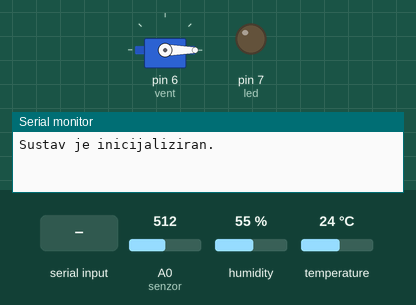
Simulated run of this sketch. Board: Arduino Uno, built with avr-gcc and run on an emulated ATmega328P. Shown: servo, output pins drawn as LEDs (lit = HIGH), the last lines printed to the serial monitor. The test bench sets the inputs (shaded band); at power-on: temperature 24 °C, A0 (senzor) = 512, humidity 55 %.

Above: at 1.2 s.
1.3 s: "ON\n" received over the second serial link
At 1.79 s:
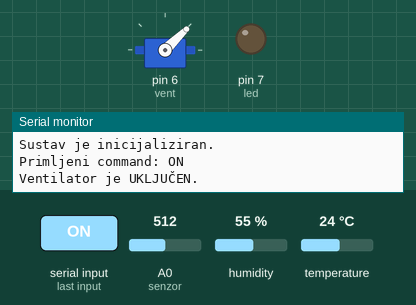
4.8 s: "UKLJUCI\n" received over the second serial link
At 5.16 s:
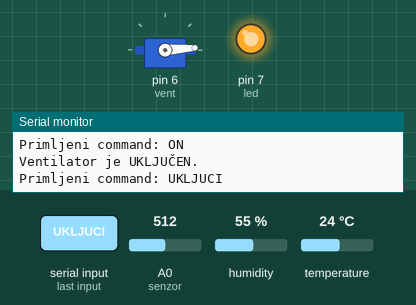
8.3 s: temperature set to 28 °C
13.3 s: A0 (senzor) set to 170
16.8 s: "ISKLJUCI\n" received over the second serial link
At 17.47 s:
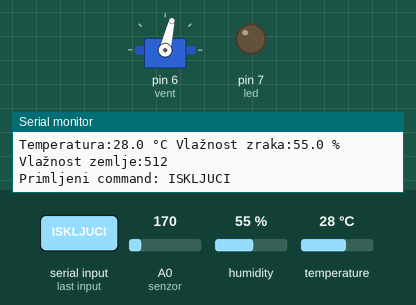
Timing chart, 0 to 35.3 s (numbered marks = the images above; inputs shaded):
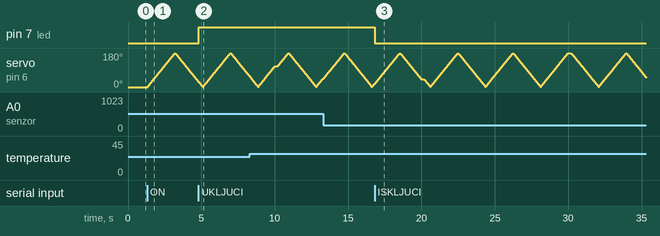

The sketch:

sketch_arduino_project_automated_mini_house.ino
```cpp
#include <Servo.h>
#include <DHT.h>
#include <SoftwareSerial.h>

#define DHTPIN 2
#define DHTTYPE DHT11
#define vent 6
#define led 7
#define senzor A0

DHT dht(DHTPIN, DHTTYPE);
Servo servovent;
SoftwareSerial BTSerial(10, 11);

const float temperaturniPrag = 28.0;
const float pragVlaznosti = 40.0;
const int pragSuhoce = 300;

unsigned long lastReport = 0;
const unsigned long reportInterval = 10000UL;

// Servo sweep timing
unsigned long lastServoMove = 0;
const unsigned long servoInterval = 10UL;
int currentAngle = 0;
int sweepDir = 1;
bool autoSweep = false;

bool soilAlertSent = false;

void setup() {
  Serial.begin(9600);
  BTSerial.begin(9600);
  dht.begin();

  servovent.attach(vent);
  servovent.write(0);

  pinMode(led, OUTPUT);
  digitalWrite(led, LOW);

  Serial.println("Sustav je inicijaliziran.");
}

void loop() {
  unsigned long now = millis();

  if (now - lastReport >= reportInterval) {
    lastReport = now;
    float temperatura = dht.readTemperature();
    float vlaznost = dht.readHumidity();
    int stanjeZemlje = analogRead(senzor);

    String th = "Temperatura:" + String(temperatura, 1)
               + " °C Vlažnost zraka:" + String(vlaznost, 1)
               + " % ";
    Serial.println(th);
    BTSerial.println(th);

    String soil = "Vlažnost zemlje:" + String(stanjeZemlje);
    Serial.println(soil);
    BTSerial.println(soil);

    if (temperatura >= temperaturniPrag) {
      BTSerial.println("Visoka temperatura! Uključite ventilator!");
    }
    if (vlaznost >= pragVlaznosti) {
      BTSerial.println("Visoka vlažnost zraka! Uključite ventilator");
    }
  }

  int stanjeZemlje = analogRead(senzor);
  if (stanjeZemlje < pragSuhoce) {
    if (!soilAlertSent) {
      BTSerial.println("Niska vlažnost zemlje! Morate zaliti biljke.");
      soilAlertSent = true;
    }
  } else {
    soilAlertSent = false;
  }

  if (BTSerial.available()) {
    String command = BTSerial.readStringUntil('\n');
    command.trim();
    Serial.print("Primljeni command: ");
    Serial.println(command);

    if (command.equalsIgnoreCase("ON")) {
      autoSweep = true;
      BTSerial.println("Ventilator je UKLJUČEN.");
      Serial.println("Ventilator je UKLJUČEN.");
    }
    else if (command.equalsIgnoreCase("OFF")) {
      autoSweep = false;
      currentAngle = 0;
      servovent.write(currentAngle);
      BTSerial.println("Ventilator je ISKLJUČEN.");
      Serial.println("Ventilator je ISKLJUČEN.");
    }
    else if (command.equalsIgnoreCase("UKLJUCI")) {
      digitalWrite(led, HIGH);
      BTSerial.println("Svjetlo UKLJUČENO");
    }
    else if (command.equalsIgnoreCase("ISKLJUCI")) {
      digitalWrite(led, LOW);
      BTSerial.println("Svjetlo ISKLJUČENO");
    }
    else {
      BTSerial.println("ERROR: Nepoznat command");
    }
  }

  if (autoSweep && (now - lastServoMove >= servoInterval)) {
    lastServoMove = now;
    currentAngle += sweepDir;
    if (currentAngle >= 180) {
      currentAngle = 180;
      sweepDir = -1;
    } else if (currentAngle <= 0) {
      currentAngle = 0;
      sweepDir = 1;
    }
    servovent.write(currentAngle);
  }

  delay(10);
}
```

Measured:
- after the input at 1.3 s, servo on pin 6 (vent): rises from 0° to 179° in 1.9 s, then falls to 28° in 1.6 s
- after the input at 4.8 s, pin 7 (led): LOW → HIGH at once
- after the input at 16.8 s, pin 7 (led): HIGH → LOW at once
